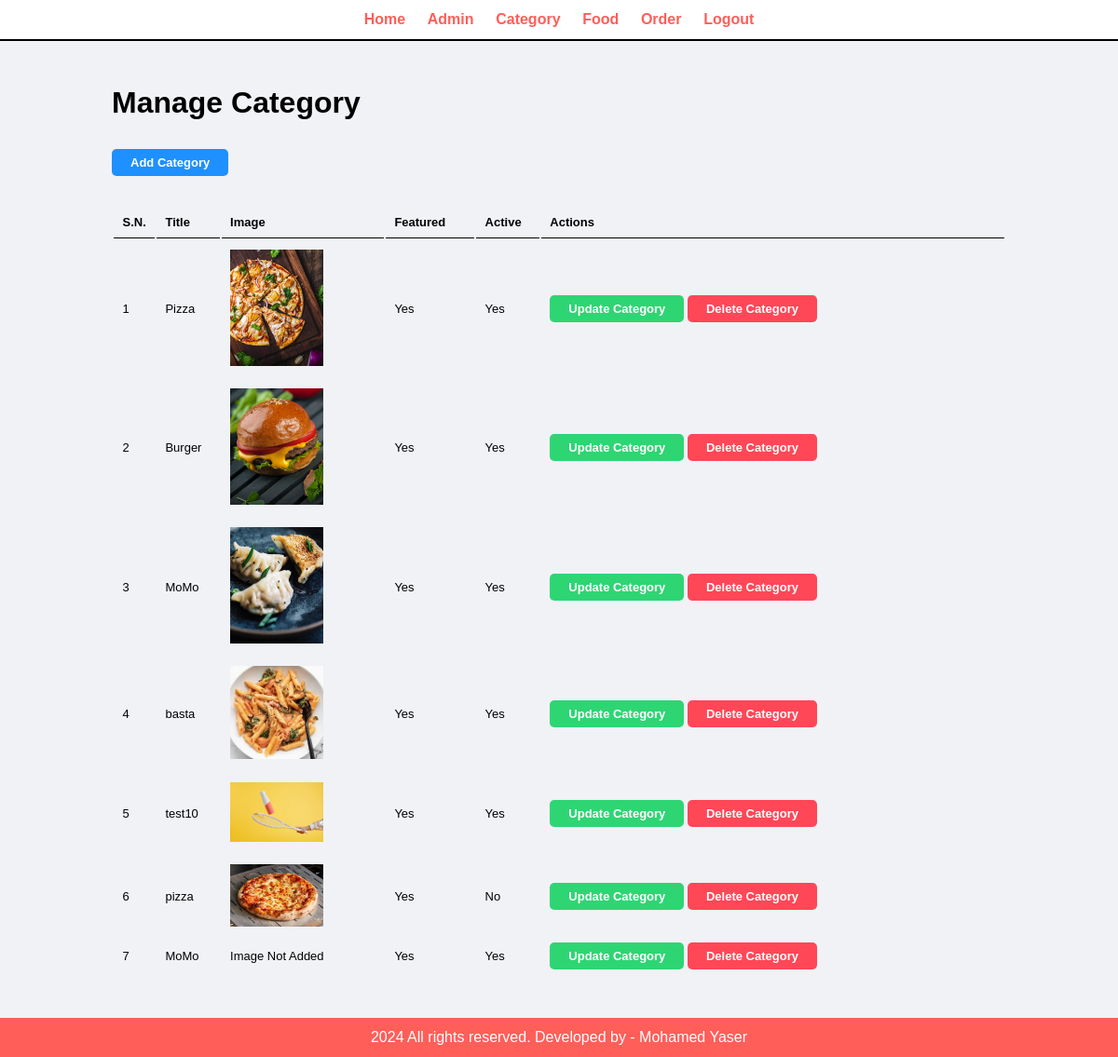
The page /admin/manage-category.php (signed in) on the database its author committed.
### tables this page shows
CREATE TABLE `category` (
  `id` int(10) UNSIGNED NOT NULL,
  `title` varchar(100) NOT NULL,
  `image_name` varchar(255) NOT NULL,
  `featured` varchar(10) NOT NULL,
  `active` varchar(10) NOT NULL
);

### admin/manage-category.php (the view, shortened to what this page needs)
<!DOCTYPE html>
<html>
<head>
    <link rel="stylesheet" href="../css/admin.css" />
</head>
<?php include('parts/menu.php') ?>
<div class="main-content">
    <div class="apper">
        <h1>Manage Category</h1>
        <br />
        <br>
        <a href="<?php echo HOMEURL?>admin/add-category.php" class="btn-primary">Add Category</a>
        <br /><br /><br />
        <table class="tbl-full">
            <tr>
                <th>S.N.</th>
                <th>Title</th>
                <th>Image</th>
                <th>Featured</th>
                <th>Active</th>
                <th>Actions</th>
            </tr>
            <?php
                $sql = "SELECT * FROM category";
                $res = mysqli_query($conn, $sql);
                if ($res == true)
                {
                    $count = mysqli_num_rows($res);
                    $ornum = 1;
                    if($count > 0)
                    {
                        while ($row = mysqli_fetch_array($res)) {
                            $id = $row['id'];
                            $title = $row['title'];
                            $new_image = $row['image_name'];
                            $featured = $row['featured'];
                            $active = $row['active'];
            ?>
            <tr>
                <td><?php echo $ornum++ ?></td>
                <td><?php echo $title ?></td>
                <td><?php
                        if ($new_image != "") {
                            ?>
                    <img src="../images/category/<?php echo $new_image;?>" width="100px" alt="" srcset="">
                    <?php
                        } else
                        {
                            echo "Image Not Added";
                        }
                    ?>
                </td>
                <td><?php echo $featured?></td>
                <td><?php echo $active?></td>
                <td>
                    <a href="<?php echo HOMEURL?>admin/update-category.php?id=<?php echo $id?>"
                        class="btn-secondry">Update Category</a>
                    <a href="<?php echo HOMEURL?>admin/delete-category.php?id=<?php echo $id?>&image_name=<?php echo $new_image?>"
                        class="btn-danger">Delete
                        Category</a>
                </td>
            </tr>
            <?php
                  }
                }else {
                    echo "<div class='error'>Category Not Added Yet</div>";
                }
            }
                ?>
        </table>
    </div>
</div>
<?php include('parts/footer.php') ?>

### admin/parts/menu.php (shortened to what this page needs)
<body>
    <div class="menu text-center">
        <div class="apper">
            <ul>
                <li><a href="index.php">Home</a></li>
                <li><a href="manage-admin.php">Admin</a></li>
                <li><a href="manage-category.php">Category</a></li>
                <li><a href="manage-food.php">Food</a></li>
                <li><a href="manage-order.php">Order</a></li>
                <li><a href="logout.php">Logout</a></li>
            </ul>
        </div>
    </div>

### admin/parts/footer.php
<div class="footer">
    <div class="apper">
        <p class="text-center">2024 All rights reserved. Developed by - Mohamed Yaser</p>
    </div>
</div>
</body>
</html>

### css/admin.css (style rules this page uses)
* { margin: 0; padding: 0; font-family: Arial, Helvetica, sans-serif; }
.apper { padding: 1%; margin: auto; width: 80%; }
.text-center { text-align: center; }
.btn-primary { background-color: #1e90ff; color: white; padding: 7px 20px; border: 0px; border-radius: 5px; text-decoration: none; font-weight: bold; font-size: 13px; }
.btn-secondry { background-color: #2ed573; color: white; padding: 7px 20px; border: 0px; border-radius: 5px; text-decoration: none; font-weight: bold; font-size: 13px; }
.btn-danger { background-color: #ff4757; color: white; padding: 7px 20px; border: 0px; border-radius: 5px; text-decoration: none; font-weight: bold; font-size: 13px; }
.tbl-full { width: 100%; }
table tr th { border-bottom: 1px solid black; padding: 1%; text-align: left; font-size: 13px; }
table tr td { padding: 1%; font-size: 13px; }
.menu { border-bottom: 2px solid; }
.menu ul { list-style: none; }
.menu ul li { display: inline; padding: 1%; }
.menu ul li a { text-decoration: none; font-weight: bold; color: #ff5e59; }
.main-content { background-color: #f0f2f6; padding: 3% 0; }
.footer { background-color: #ff5e59; color: white; }

### rows shown on the page
category: title "Pizza", image_name (picture), featured "Yes", active "Yes"
category: title "Burger", image_name (picture), featured "Yes", active "Yes"
category: title "MoMo", image_name (picture), featured "Yes", active "Yes"
category: title "basta", image_name (picture), featured "Yes", active "Yes"
category: title "test10", image_name (picture), featured "Yes", active "Yes"
category: title "pizza", image_name (picture), featured "Yes", active "No"
category: title "MoMo", image_name "Image Not Added", featured "Yes", active "Yes"
